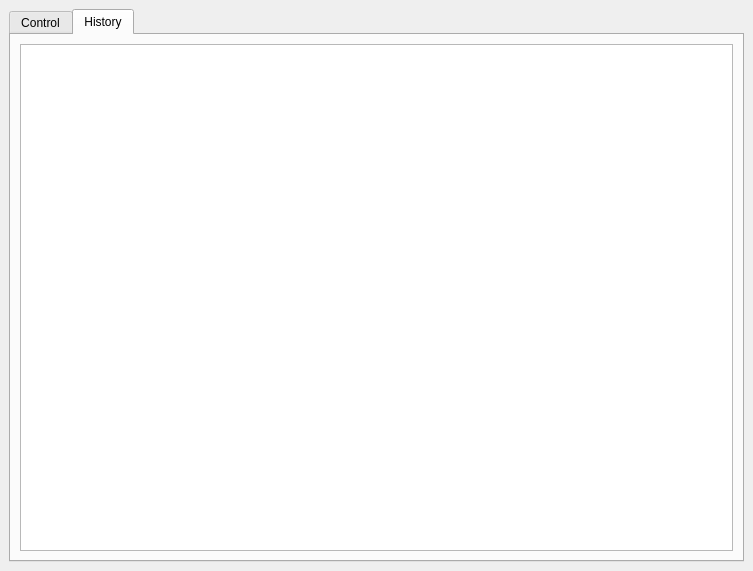
<?xml version="1.0" encoding="UTF-8"?>
<ui version="4.0">
 <class>mainWindow</class>
 <widget class="CDPBaseMainWindow" name="mainWindow">
  <property name="geometry">
   <rect>
    <x>0</x>
    <y>0</y>
    <width>753</width>
    <height>571</height>
   </rect>
  </property>
  <property name="windowTitle">
   <string>Main Window</string>
  </property>
  <property name="msgBoxBgSvg">
   <string>:/themes/flat_light/backgrounds/bgMsgBox.svg</string>
  </property>
  <property name="msgBoxBtnSvg">
   <string>:/themes/flat_light/buttons/buttonPlain.svg</string>
  </property>
  <property name="themeNight">
   <string>flat_dark</string>
  </property>
  <property name="themeDay">
   <string>flat_light</string>
  </property>
  <property name="numPadName" stdset="0">
   <string>CDPBaseNumPad</string>
  </property>
  <property name="keyPadName" stdset="0">
   <string>CDPBaseKeyPad</string>
  </property>
  <widget class="QWidget" name="centralwidget">
   <layout class="QVBoxLayout" name="verticalLayout_9">
    <item>
     <widget class="CDPBaseTabWidget" name="cdpBaseTabWidget">
      <property name="currentIndex">
       <number>1</number>
      </property>
      <property name="svgFile">
       <string>:/themes/flat_light/tabs/tabWidget.svg</string>
      </property>
      <property name="stylingType">
       <enum>CDPBaseTabWidget::SVG</enum>
      </property>
      <widget class="QWidget" name="tab">
       <attribute name="title">
        <string>Control</string>
       </attribute>
       <layout class="QVBoxLayout" name="verticalLayout_5">
        <item>
         <layout class="QVBoxLayout" name="verticalLayout_3">
          <item>
           <widget class="CDPBaseContainer" name="cdpBaseContainer_2">
            <layout class="QVBoxLayout" name="verticalLayout_7">
             <item>
              <layout class="QVBoxLayout" name="verticalLayout">
               <item>
                <widget class="CDPBaseLabel" name="cdpBaseLabel">
                 <property name="text">
                  <string>Parameters</string>
                 </property>
                </widget>
               </item>
              </layout>
             </item>
             <item>
              <layout class="QHBoxLayout" name="horizontalLayout_4">
               <item>
                <widget class="CDPBaseMeter" name="cpdBaseMeter">
                 <property name="meterType">
                  <enum>CDPBaseMeter::Custom</enum>
                 </property>
                 <property name="textPrefix">
                  <string>°C</string>
                 </property>
                 <property name="textSuffix">
                  <string>Temp</string>
                 </property>
                 <property name="numPrecision" stdset="0">
                  <number>0</number>
                 </property>
                 <property name="cdpRouting" stdset="0">
                  <string>PeltierControl.sensor.pressure.Temperature.CurrentValue.Value</string>
                 </property>
                </widget>
               </item>
               <item>
                <widget class="CDPBaseMeter" name="cpdBaseMeter_3">
                 <property name="meterType">
                  <enum>CDPBaseMeter::Custom</enum>
                 </property>
                 <property name="textPrefix">
                  <string>hPa</string>
                 </property>
                 <property name="textSuffix">
                  <string>Pressure</string>
                 </property>
                 <property name="numPrecision" stdset="0">
                  <number>0</number>
                 </property>
                 <property name="cdpRouting" stdset="0">
                  <string>PeltierControl.sensor.pressure.Pressure.CurrentValue.Value</string>
                 </property>
                </widget>
               </item>
               <item>
                <widget class="CDPBaseMeter" name="cpdBaseMeter_2">
                 <property name="meterType">
                  <enum>CDPBaseMeter::Custom</enum>
                 </property>
                 <property name="textPrefix">
                  <string>%</string>
                 </property>
                 <property name="textSuffix">
                  <string>Humidity</string>
                 </property>
                 <property name="numPrecision" stdset="0">
                  <number>0</number>
                 </property>
                 <property name="cdpRouting" stdset="0">
                  <string>PeltierControl.sensor.humid.Humidity.CurrentValue.Value</string>
                 </property>
                </widget>
               </item>
              </layout>
             </item>
            </layout>
           </widget>
          </item>
          <item>
           <widget class="CDPBaseContainer" name="cdpBaseContainer">
            <layout class="QVBoxLayout" name="verticalLayout_6">
             <item>
              <layout class="QVBoxLayout" name="verticalLayout_2">
               <item>
                <widget class="CDPBaseLabel" name="cdpBaseLabel_2">
                 <property name="text">
                  <string>Control</string>
                 </property>
                </widget>
               </item>
              </layout>
             </item>
             <item>
              <layout class="QHBoxLayout" name="horizontalLayout">
               <item>
                <widget class="CDPBaseLabel" name="cdpBaseLabel_3">
                 <property name="text">
                  <string>Required Temperature:</string>
                 </property>
                </widget>
               </item>
               <item>
                <widget class="CDPBaseLineEdit" name="line">
                 <property name="text">
                  <string>Not connected</string>
                 </property>
                 <property name="placeholderText">
                  <string>Enter New Value</string>
                 </property>
                 <property name="svgFile">
                  <string>:/themes/flat_light/backgrounds/bgLineEdit.svg</string>
                 </property>
                 <property name="cdpRouting" stdset="0">
                  <string>PeltierControl.SystemControl.newReqValue</string>
                 </property>
                 <property name="cdpPromptForChanges" stdset="0">
                  <bool>false</bool>
                 </property>
                </widget>
               </item>
              </layout>
             </item>
             <item>
              <layout class="QHBoxLayout" name="horizontalLayout_2">
               <item>
                <widget class="CDPBaseLabel" name="cdpBaseLabel_4">
                 <property name="text">
                  <string>Current required temperature:</string>
                 </property>
                </widget>
               </item>
               <item>
                <widget class="CDPBaseLabel" name="cdpBaseLabel_5">
                 <property name="text">
                  <string>Place holder</string>
                 </property>
                 <property name="cdpRouting" stdset="0">
                  <string>PeltierControl.SystemControl.reqTemp.Value</string>
                 </property>
                </widget>
               </item>
               <item>
                <widget class="CDPBaseLabel" name="cdpBaseLabel_7">
                 <property name="text">
                  <string/>
                 </property>
                 <property name="cdpRouting" stdset="0">
                  <string>PeltierControl.SystemControl.newValue</string>
                 </property>
                </widget>
               </item>
              </layout>
             </item>
             <item>
              <layout class="QHBoxLayout" name="horizontalLayout_5">
               <item>
                <widget class="CDPBaseLabel" name="cdpBaseLabel_8">
                 <property name="text">
                  <string>Current State:</string>
                 </property>
                </widget>
               </item>
               <item>
                <widget class="CDPBaseLabel" name="cdpBaseLabel_9">
                 <property name="cdpRouting" stdset="0">
                  <string>PeltierControl.SystemControl.currState</string>
                 </property>
                </widget>
               </item>
              </layout>
             </item>
             <item>
              <layout class="QHBoxLayout" name="horizontalLayout_3">
               <item>
                <widget class="CDPBaseButtonMsg" name="cdpBaseButtonMsg_2">
                 <property name="text">
                  <string>Reset to Default</string>
                 </property>
                 <property name="svgFile">
                  <string>:/themes/flat_light/buttons/buttonPlain.svg</string>
                 </property>
                 <property name="cdpProperty" stdset="0">
                  <string/>
                 </property>
                 <property name="cdpRouting" stdset="0">
                  <string>GUI.SystemControl</string>
                 </property>
                 <property name="cdpTextCommand">
                  <string>ResetDefault</string>
                 </property>
                </widget>
               </item>
              </layout>
             </item>
             <item>
              <layout class="QVBoxLayout" name="verticalLayout_4">
               <item>
                <widget class="CDPBaseLabel" name="cdpBaseLabel_6">
                 <property name="text">
                  <string>Common templates</string>
                 </property>
                </widget>
               </item>
               <item>
                <widget class="CDPBaseComboBox" name="comboboks">
                 <property name="svgFile">
                  <string>:/themes/flat_light/buttons/spinBox.svg</string>
                 </property>
                 <property name="cdpUseIndexNr" stdset="0">
                  <bool>false</bool>
                 </property>
                 <property name="cdpRouting" stdset="0">
                  <string>PeltierControl.SystemControl.newValue</string>
                 </property>
                 <item>
                  <property name="text">
                   <string>Beer</string>
                  </property>
                 </item>
                 <item>
                  <property name="text">
                   <string>Wine</string>
                  </property>
                 </item>
                 <item>
                  <property name="text">
                   <string>Tomato</string>
                  </property>
                 </item>
                 <item>
                  <property name="text">
                   <string>Custom</string>
                  </property>
                 </item>
                </widget>
               </item>
              </layout>
             </item>
            </layout>
           </widget>
          </item>
         </layout>
        </item>
       </layout>
      </widget>
      <widget class="QWidget" name="tab_2">
       <attribute name="title">
        <string>History</string>
       </attribute>
       <layout class="QVBoxLayout" name="verticalLayout_8">
        <item>
         <widget class="CDP::GraphWidgets::DatabaseGraphWidget" name="cdpDatabaseGraphWidget">
          <property name="databaseUrl">
           <url>
            <string>ip://192.168.1.201:17000</string>
           </url>
          </property>
          <property name="table">
           <string>SignalTable</string>
          </property>
          <property name="xAxisColumn">
           <string>timestamp</string>
          </property>
          <property name="yAxisColumns">
           <stringlist>
            <string>Temp</string>
           </stringlist>
          </property>
          <property name="reconnectInterval">
           <UInt>15</UInt>
          </property>
          <property name="graphPlottingMode">
           <enum>CDP::GraphWidgets::GraphPlotting::Scrolling</enum>
          </property>
         </widget>
        </item>
       </layout>
      </widget>
     </widget>
    </item>
   </layout>
  </widget>
 </widget>
 <customwidgets>
  <customwidget>
   <class>CDPBaseLineEdit</class>
   <extends>QLineEdit</extends>
   <header>CDPBaseWidgets/CDPBaseLineEdit.h</header>
  </customwidget>
  <customwidget>
   <class>CDPBaseComboBox</class>
   <extends>QComboBox</extends>
   <header>CDPBaseWidgets/CDPBaseComboBox.h</header>
  </customwidget>
  <customwidget>
   <class>CDPBaseContainer</class>
   <extends>QWidget</extends>
   <header>CDPBaseWidgets/CDPBaseContainer.h</header>
   <container>1</container>
  </customwidget>
  <customwidget>
   <class>CDPBaseTabWidget</class>
   <extends>QTabWidget</extends>
   <header>CDPBaseWidgets/CDPBaseTabWidget.h</header>
   <container>1</container>
  </customwidget>
  <customwidget>
   <class>CDPBaseButton</class>
   <extends>QPushButton</extends>
   <header>CDPBaseWidgets/CDPBaseButton.h</header>
  </customwidget>
  <customwidget>
   <class>CDPBaseButtonMsg</class>
   <extends>CDPBaseButton</extends>
   <header>CDPBaseWidgets/CDPBaseButtonMsg.h</header>
  </customwidget>
  <customwidget>
   <class>CDPBaseLabel</class>
   <extends>QLabel</extends>
   <header>CDPBaseWidgets/CDPBaseLabel.h</header>
  </customwidget>
  <customwidget>
   <class>CDPBaseMeter</class>
   <extends>QWidget</extends>
   <header>CDPBaseWidgets/CDPBaseMeter.h</header>
  </customwidget>
  <customwidget>
   <class>CDPBaseMainWindow</class>
   <extends>QMainWindow</extends>
   <header>CDPBaseWidgets/CDPBaseMainWindow.h</header>
   <container>1</container>
  </customwidget>
  <customwidget>
   <class>CDP::GraphWidgets::DatabaseGraphWidget</class>
   <extends>QGraphicsView</extends>
   <header>cdp/graphwidgets/databasegraphwidget.h</header>
  </customwidget>
 </customwidgets>
 <resources/>
 <connections>
  <connection>
   <sender>cdpBaseButtonMsg_2</sender>
   <signal>clicked(int)</signal>
   <receiver>comboboks</receiver>
   <slot>setCurrentIndex(int)</slot>
   <hints>
    <hint type="sourcelabel">
     <x>119</x>
     <y>80</y>
    </hint>
    <hint type="destinationlabel">
     <x>119</x>
     <y>80</y>
    </hint>
   </hints>
  </connection>
  <connection>
   <sender>cdpBaseTabWidget</sender>
   <signal>tabBarClicked(int)</signal>
   <receiver>cdpDatabaseGraphWidget</receiver>
   <slot>reconnectToDatabase()</slot>
   <hints>
    <hint type="sourcelabel">
     <x>139</x>
     <y>26</y>
    </hint>
    <hint type="destinationlabel">
     <x>403</x>
     <y>177</y>
    </hint>
   </hints>
  </connection>
  <connection>
   <sender>cdpBaseTabWidget</sender>
   <signal>tabBarClicked(int)</signal>
   <receiver>cdpDatabaseGraphWidget</receiver>
   <slot>autoScale()</slot>
   <hints>
    <hint type="sourcelabel">
     <x>161</x>
     <y>25</y>
    </hint>
    <hint type="destinationlabel">
     <x>373</x>
     <y>214</y>
    </hint>
   </hints>
  </connection>
  <connection>
   <sender>cdpBaseTabWidget</sender>
   <signal>tabBarClicked(int)</signal>
   <receiver>cdpDatabaseGraphWidget</receiver>
   <slot>resume()</slot>
   <hints>
    <hint type="sourcelabel">
     <x>123</x>
     <y>32</y>
    </hint>
    <hint type="destinationlabel">
     <x>440</x>
     <y>274</y>
    </hint>
   </hints>
  </connection>
 </connections>
</ui>
